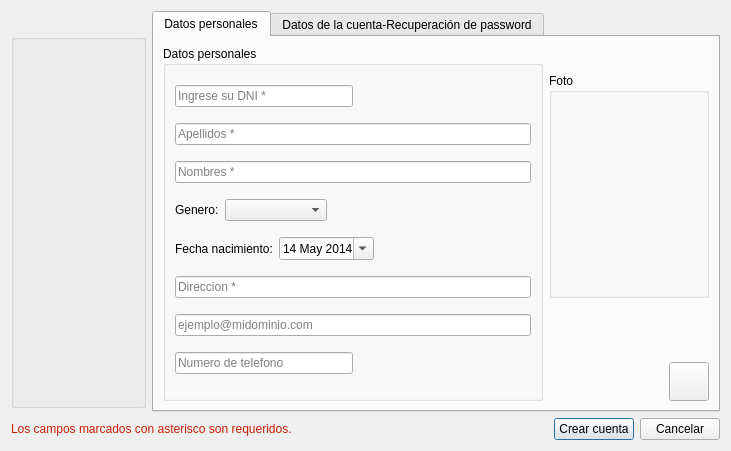
<?xml version="1.0" encoding="UTF-8"?>
<ui version="4.0">
 <class>frmNuevaCuenta</class>
 <widget class="QDialog" name="frmNuevaCuenta">
  <property name="geometry">
   <rect>
    <x>0</x>
    <y>0</y>
    <width>731</width>
    <height>451</height>
   </rect>
  </property>
  <property name="windowTitle">
   <string>Crear nueva cuenta</string>
  </property>
  <property name="windowOpacity">
   <double>0.970000000000000</double>
  </property>
  <layout class="QGridLayout" name="gridLayout_2">
   <item row="0" column="0">
    <widget class="QGroupBox" name="groupBox_4">
     <property name="minimumSize">
      <size>
       <width>135</width>
       <height>374</height>
      </size>
     </property>
     <property name="maximumSize">
      <size>
       <width>135</width>
       <height>355</height>
      </size>
     </property>
     <property name="title">
      <string/>
     </property>
     <widget class="QLabel" name="lblFondo">
      <property name="geometry">
       <rect>
        <x>10</x>
        <y>10</y>
        <width>121</width>
        <height>335</height>
       </rect>
      </property>
      <property name="text">
       <string/>
      </property>
      <property name="pixmap">
       <pixmap resource="res.qrc">:/images/ladoIzquierdo.png</pixmap>
      </property>
     </widget>
    </widget>
   </item>
   <item row="0" column="1">
    <widget class="QTabWidget" name="tabWidget">
     <property name="currentIndex">
      <number>0</number>
     </property>
     <widget class="QWidget" name="tab_3">
      <attribute name="title">
       <string>Datos personales</string>
      </attribute>
      <layout class="QGridLayout" name="gridLayout">
       <item row="1" column="1">
        <layout class="QVBoxLayout" name="verticalLayout_2">
         <item>
          <spacer name="verticalSpacer">
           <property name="orientation">
            <enum>Qt::Vertical</enum>
           </property>
           <property name="sizeHint" stdset="0">
            <size>
             <width>20</width>
             <height>40</height>
            </size>
           </property>
          </spacer>
         </item>
         <item>
          <layout class="QHBoxLayout" name="horizontalLayout_7">
           <item>
            <spacer name="horizontalSpacer_5">
             <property name="orientation">
              <enum>Qt::Horizontal</enum>
             </property>
             <property name="sizeHint" stdset="0">
              <size>
               <width>68</width>
               <height>29</height>
              </size>
             </property>
            </spacer>
           </item>
           <item>
            <widget class="QToolButton" name="toolButton_3">
             <property name="minimumSize">
              <size>
               <width>0</width>
               <height>32</height>
              </size>
             </property>
             <property name="toolTip">
              <string>Cargar una imagen</string>
             </property>
             <property name="text">
              <string/>
             </property>
             <property name="icon">
              <iconset>
               <normaloff>:/images/Contacts 1.png</normaloff>:/images/Contacts 1.png</iconset>
             </property>
             <property name="iconSize">
              <size>
               <width>32</width>
               <height>32</height>
              </size>
             </property>
            </widget>
           </item>
          </layout>
         </item>
        </layout>
       </item>
       <item row="0" column="0" rowspan="2">
        <widget class="QGroupBox" name="groupBox">
         <property name="title">
          <string>Datos personales</string>
         </property>
         <layout class="QVBoxLayout" name="verticalLayout">
          <item>
           <layout class="QHBoxLayout" name="horizontalLayout_11">
            <item>
             <widget class="QLineEdit" name="dni">
              <property name="styleSheet">
               <string notr="true"/>
              </property>
              <property name="maxLength">
               <number>8</number>
              </property>
              <property name="placeholderText">
               <string>Ingrese su DNI *</string>
              </property>
             </widget>
            </item>
            <item>
             <spacer name="horizontalSpacer_10">
              <property name="orientation">
               <enum>Qt::Horizontal</enum>
              </property>
              <property name="sizeHint" stdset="0">
               <size>
                <width>178</width>
                <height>20</height>
               </size>
              </property>
             </spacer>
            </item>
           </layout>
          </item>
          <item>
           <widget class="QLineEdit" name="apellidos">
            <property name="styleSheet">
             <string notr="true"/>
            </property>
            <property name="inputMethodHints">
             <set>Qt::ImhNone</set>
            </property>
            <property name="placeholderText">
             <string>Apellidos *</string>
            </property>
           </widget>
          </item>
          <item>
           <widget class="QLineEdit" name="nombres">
            <property name="styleSheet">
             <string notr="true"/>
            </property>
            <property name="placeholderText">
             <string>Nombres *</string>
            </property>
           </widget>
          </item>
          <item>
           <layout class="QHBoxLayout" name="horizontalLayout">
            <item>
             <widget class="QLabel" name="label">
              <property name="text">
               <string>Genero:</string>
              </property>
             </widget>
            </item>
            <item>
             <widget class="QComboBox" name="genero">
              <item>
               <property name="text">
                <string/>
               </property>
              </item>
              <item>
               <property name="text">
                <string>MASCULINO</string>
               </property>
               <property name="icon">
                <iconset resource="res.qrc">
                 <normaloff>:/images/dad-avatar.png</normaloff>:/images/dad-avatar.png</iconset>
               </property>
              </item>
              <item>
               <property name="text">
                <string>FEMENINO</string>
               </property>
               <property name="icon">
                <iconset resource="res.qrc">
                 <normaloff>:/images/sexy-avatar.png</normaloff>:/images/sexy-avatar.png</iconset>
               </property>
              </item>
             </widget>
            </item>
            <item>
             <spacer name="horizontalSpacer">
              <property name="orientation">
               <enum>Qt::Horizontal</enum>
              </property>
              <property name="sizeHint" stdset="0">
               <size>
                <width>40</width>
                <height>20</height>
               </size>
              </property>
             </spacer>
            </item>
           </layout>
          </item>
          <item>
           <layout class="QHBoxLayout" name="horizontalLayout_5">
            <item>
             <widget class="QLabel" name="label_2">
              <property name="text">
               <string>Fecha nacimiento:</string>
              </property>
             </widget>
            </item>
            <item>
             <widget class="QDateEdit" name="nacimeinto">
              <property name="buttonSymbols">
               <enum>QAbstractSpinBox::PlusMinus</enum>
              </property>
              <property name="dateTime">
               <datetime>
                <hour>0</hour>
                <minute>0</minute>
                <second>0</second>
                <year>2014</year>
                <month>5</month>
                <day>14</day>
               </datetime>
              </property>
              <property name="calendarPopup">
               <bool>true</bool>
              </property>
             </widget>
            </item>
            <item>
             <spacer name="horizontalSpacer_4">
              <property name="orientation">
               <enum>Qt::Horizontal</enum>
              </property>
              <property name="sizeHint" stdset="0">
               <size>
                <width>178</width>
                <height>20</height>
               </size>
              </property>
             </spacer>
            </item>
           </layout>
          </item>
          <item>
           <widget class="QLineEdit" name="direccion">
            <property name="styleSheet">
             <string notr="true"/>
            </property>
            <property name="placeholderText">
             <string>Direccion *</string>
            </property>
           </widget>
          </item>
          <item>
           <widget class="QLineEdit" name="email">
            <property name="styleSheet">
             <string notr="true"/>
            </property>
            <property name="placeholderText">
             <string>ejemplo@midominio.com</string>
            </property>
           </widget>
          </item>
          <item>
           <layout class="QHBoxLayout" name="horizontalLayout_10">
            <item>
             <widget class="QLineEdit" name="telefono">
              <property name="styleSheet">
               <string notr="true"/>
              </property>
              <property name="placeholderText">
               <string>Numero de telefono</string>
              </property>
             </widget>
            </item>
            <item>
             <spacer name="horizontalSpacer_9">
              <property name="orientation">
               <enum>Qt::Horizontal</enum>
              </property>
              <property name="sizeHint" stdset="0">
               <size>
                <width>168</width>
                <height>20</height>
               </size>
              </property>
             </spacer>
            </item>
           </layout>
          </item>
         </layout>
        </widget>
       </item>
       <item row="0" column="1">
        <widget class="QGroupBox" name="groupBox_6">
         <property name="minimumSize">
          <size>
           <width>160</width>
           <height>225</height>
          </size>
         </property>
         <property name="maximumSize">
          <size>
           <width>151</width>
           <height>170</height>
          </size>
         </property>
         <property name="title">
          <string>Foto</string>
         </property>
         <layout class="QGridLayout" name="gridLayout_4">
          <item row="0" column="0">
           <widget class="QLabel" name="lblFoto_3">
            <property name="text">
             <string/>
            </property>
           </widget>
          </item>
         </layout>
        </widget>
       </item>
      </layout>
      <zorder>groupBox_6</zorder>
      <zorder>groupBox</zorder>
      <zorder></zorder>
     </widget>
     <widget class="QWidget" name="tab_4">
      <attribute name="title">
       <string>Datos de la cuenta-Recuperación de password</string>
      </attribute>
      <layout class="QVBoxLayout" name="verticalLayout_3">
       <item>
        <widget class="QGroupBox" name="groupBox_2">
         <property name="title">
          <string>Datos de la cuenta</string>
         </property>
         <layout class="QVBoxLayout" name="verticalLayout_9">
          <item>
           <widget class="QLineEdit" name="usuario_3">
            <property name="styleSheet">
             <string notr="true"/>
            </property>
            <property name="placeholderText">
             <string>Ingrese un nombre de usuario *</string>
            </property>
           </widget>
          </item>
          <item>
           <widget class="QLineEdit" name="password_3">
            <property name="styleSheet">
             <string notr="true"/>
            </property>
            <property name="echoMode">
             <enum>QLineEdit::Password</enum>
            </property>
            <property name="placeholderText">
             <string>Ingrese una clave para su usuario *</string>
            </property>
           </widget>
          </item>
          <item>
           <widget class="QLineEdit" name="Repassword_3">
            <property name="echoMode">
             <enum>QLineEdit::Password</enum>
            </property>
            <property name="placeholderText">
             <string>Vuelva a ingresar su clave *</string>
            </property>
           </widget>
          </item>
         </layout>
        </widget>
       </item>
       <item>
        <layout class="QHBoxLayout" name="horizontalLayout_3">
         <item>
          <widget class="QCheckBox" name="checkBox_2">
           <property name="text">
            <string>Ver password</string>
           </property>
          </widget>
         </item>
         <item>
          <spacer name="horizontalSpacer_3">
           <property name="orientation">
            <enum>Qt::Horizontal</enum>
           </property>
           <property name="sizeHint" stdset="0">
            <size>
             <width>40</width>
             <height>20</height>
            </size>
           </property>
          </spacer>
         </item>
        </layout>
       </item>
       <item>
        <widget class="QGroupBox" name="groupBox_3">
         <property name="title">
          <string>Recuperación de password</string>
         </property>
         <layout class="QVBoxLayout" name="verticalLayout_8">
          <item>
           <widget class="QLineEdit" name="txtPregunta_3">
            <property name="placeholderText">
             <string>Pregunta secreta o una frase *</string>
            </property>
           </widget>
          </item>
          <item>
           <widget class="QLineEdit" name="txtRespuesta_3">
            <property name="echoMode">
             <enum>QLineEdit::Password</enum>
            </property>
            <property name="placeholderText">
             <string>Respuesta *</string>
            </property>
           </widget>
          </item>
         </layout>
        </widget>
       </item>
       <item>
        <layout class="QHBoxLayout" name="horizontalLayout_2">
         <item>
          <widget class="QCheckBox" name="checkBox">
           <property name="text">
            <string>Ver respuesta</string>
           </property>
          </widget>
         </item>
         <item>
          <spacer name="horizontalSpacer_2">
           <property name="orientation">
            <enum>Qt::Horizontal</enum>
           </property>
           <property name="sizeHint" stdset="0">
            <size>
             <width>40</width>
             <height>20</height>
            </size>
           </property>
          </spacer>
         </item>
        </layout>
       </item>
       <item>
        <widget class="QPlainTextEdit" name="plainTextEdit"/>
       </item>
      </layout>
     </widget>
    </widget>
   </item>
   <item row="1" column="0" colspan="2">
    <layout class="QHBoxLayout" name="horizontalLayout_9">
     <item>
      <widget class="QLabel" name="label_4">
       <property name="styleSheet">
        <string notr="true">color: rgb(200, 31, 8);</string>
       </property>
       <property name="text">
        <string>Los campos marcados con asterisco son requeridos.</string>
       </property>
      </widget>
     </item>
     <item>
      <spacer name="horizontalSpacer_6">
       <property name="orientation">
        <enum>Qt::Horizontal</enum>
       </property>
       <property name="sizeHint" stdset="0">
        <size>
         <width>40</width>
         <height>20</height>
        </size>
       </property>
      </spacer>
     </item>
     <item>
      <widget class="QPushButton" name="pushButton_5">
       <property name="minimumSize">
        <size>
         <width>80</width>
         <height>0</height>
        </size>
       </property>
       <property name="toolTip">
        <string>Crear nuevo usuario</string>
       </property>
       <property name="text">
        <string>Crear cuenta</string>
       </property>
       <property name="icon">
        <iconset resource="res.qrc">
         <normaloff>:/images/check.png</normaloff>:/images/check.png</iconset>
       </property>
       <property name="iconSize">
        <size>
         <width>24</width>
         <height>24</height>
        </size>
       </property>
      </widget>
     </item>
     <item>
      <widget class="QPushButton" name="pushButton_6">
       <property name="minimumSize">
        <size>
         <width>80</width>
         <height>0</height>
        </size>
       </property>
       <property name="toolTip">
        <string>Cancelar</string>
       </property>
       <property name="text">
        <string>Cancelar</string>
       </property>
       <property name="icon">
        <iconset resource="res.qrc">
         <normaloff>:/images/no.png</normaloff>:/images/no.png</iconset>
       </property>
       <property name="iconSize">
        <size>
         <width>24</width>
         <height>24</height>
        </size>
       </property>
      </widget>
     </item>
    </layout>
   </item>
  </layout>
  <zorder>groupBox_4</zorder>
  <zorder>tabWidget</zorder>
  <zorder></zorder>
 </widget>
 <tabstops>
  <tabstop>dni</tabstop>
  <tabstop>apellidos</tabstop>
  <tabstop>nombres</tabstop>
  <tabstop>genero</tabstop>
  <tabstop>nacimeinto</tabstop>
  <tabstop>direccion</tabstop>
  <tabstop>email</tabstop>
  <tabstop>telefono</tabstop>
 </tabstops>
 <resources>
  <include location="res.qrc"/>
 </resources>
 <connections/>
</ui>
